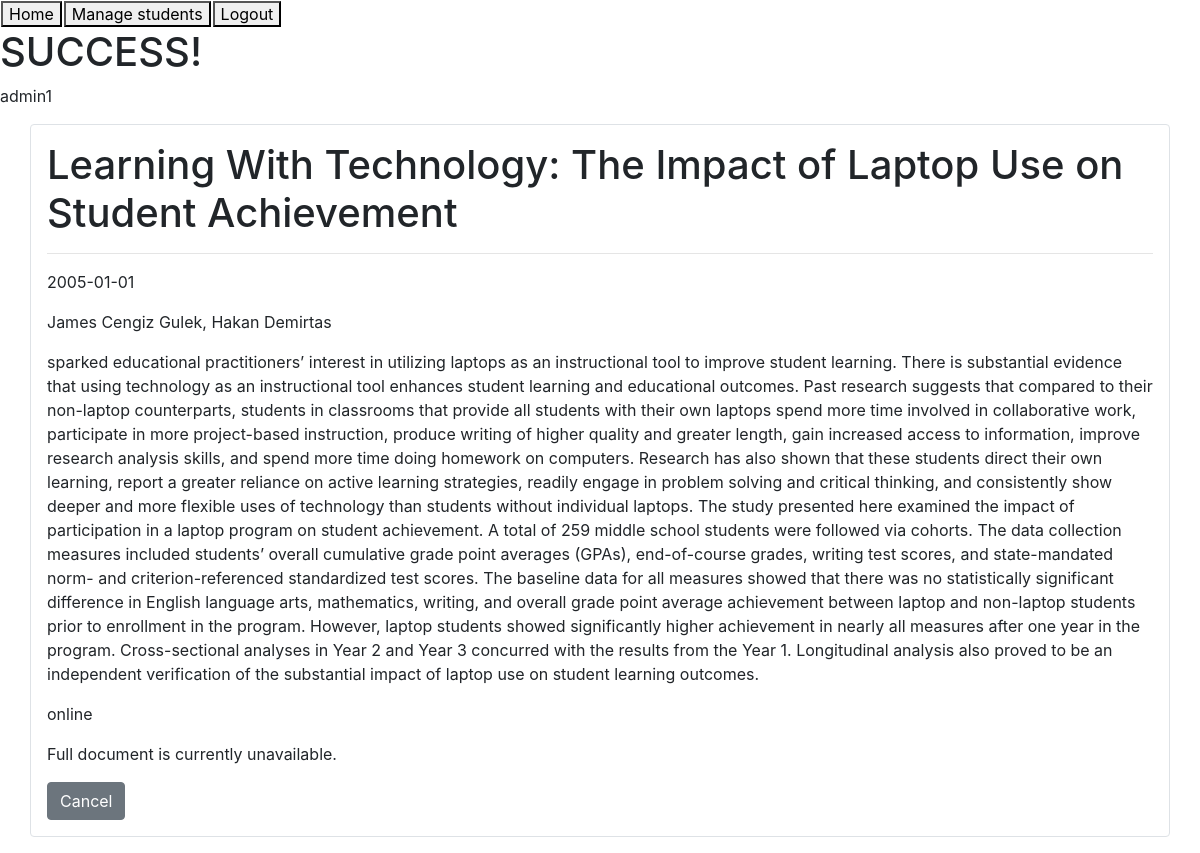
The page /?page=view_thesis&id=1 (signed in) on the database its author committed.
### tables this page shows
CREATE TABLE IF NOT EXISTS `thesis` (
  `id` int NOT NULL AUTO_INCREMENT,
  `title` varchar(255) NOT NULL,
  `author` varchar(255) NOT NULL,
  `abstract` varchar(60000) NOT NULL,
  `date` varchar(255) NOT NULL,
  `location` varchar(255) NOT NULL,
  PRIMARY KEY (`id`)
);

### modules/view_thesis.php (the view, shortened to what this page needs)
<?php
$id = 0;
if(isset($_GET['id'])){
	$id = $_GET['id'];
}
include("db_connect.php");
$thesis_query = "SELECT * FROM thesis WHERE id= '".mysqli_real_escape_string($connector, $id)."'";
$thesis_result = mysqli_query($connector, $thesis_query);
echo $id;
if(mysqli_num_rows($thesis_result)>0){
	$row = mysqli_fetch_array($thesis_result);
?>
    <div class="container border rounded my-3">
        <div class="row">
            <div class="col p-3">
                <h1 class = "thesis title"> <?php echo $row['title']; ?> </h1>
                <hr />
                    <div class="form-group">
                       <p class = "thesis_info"> <?php echo $row['date']; ?> </p>
                    </div>
                    <div class="form-group">
                        <p class = "thesis_info"> <?php echo $row['author']; ?> </p>
                    </div>
                    <div class="txt_abstract">
                        <p class = "abstract"> <?php echo $row['abstract']; ?> </p>
                    </div>
                    <div class="txt_location">
                        <p class = "thesis_info"> <?php echo $row['location']; ?> </p>
                    </div>
                    <div class = "form-group">
                        <?php
                            $uploadFolder = './uploads/';
                            $uploadedFileName = $id.'.pdf';
                            $filePath = $uploadFolder . $uploadedFileName;
                            if (file_exists($filePath)) {
                                include ("embed_thesis.php");
                            }
                            else {
                                echo "Full document is currently unavailable.";
                            }
                        ?>
                    </div>
                    <button type="button" class="btn btn-secondary" id="btn_thesis_cancel">Cancel</button>
            </div>
        </div>
    </div>
<?php
}
?>

### rows shown on the page
thesis: title "Learning With Technology: The Impact of Laptop Use on Student Achievement", date "2005-01-01", author "James Cengiz Gulek, Hakan Demirtas", abstract "sparked educational practitioners’ interest in utilizing laptops as an instructional tool to improve student learning. There is substantial evidence that using technology as an instructional tool enhances student learning and educational outcomes. Past research suggests that compared to their non-laptop counterparts, students in classrooms that provide all students with their own laptops spend more time involved in collaborative work, participate in more project-based instruction, produce writing of higher quality and greater length, gain increased access to information, improve research analysis skills, and spend more time doing homework on computers. Research has also shown that these…", location "online"

### other values the page prints
$_SESSION['user'] "admin"
$id "1"
